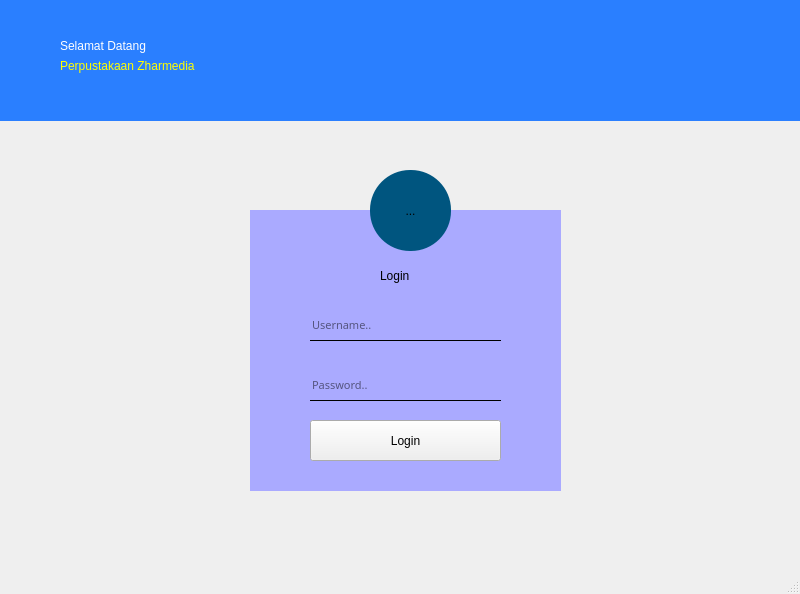
<?xml version="1.0" encoding="UTF-8"?>
<ui version="4.0">
 <class>MainWindow</class>
 <widget class="QMainWindow" name="MainWindow">
  <property name="geometry">
   <rect>
    <x>0</x>
    <y>0</y>
    <width>800</width>
    <height>594</height>
   </rect>
  </property>
  <property name="windowTitle">
   <string>MainWindow</string>
  </property>
  <widget class="QWidget" name="centralwidget">
   <widget class="QLabel" name="label">
    <property name="geometry">
     <rect>
      <x>0</x>
      <y>0</y>
      <width>801</width>
      <height>121</height>
     </rect>
    </property>
    <property name="autoFillBackground">
     <bool>false</bool>
    </property>
    <property name="styleSheet">
     <string notr="true">background-color : rgb(42, 127, 255)
</string>
    </property>
    <property name="text">
     <string/>
    </property>
   </widget>
   <widget class="QLabel" name="label_2">
    <property name="geometry">
     <rect>
      <x>60</x>
      <y>30</y>
      <width>171</width>
      <height>31</height>
     </rect>
    </property>
    <property name="styleSheet">
     <string notr="true">font: 12pt &quot;Poppins&quot;;
color : rgb(255, 255, 255);</string>
    </property>
    <property name="text">
     <string>Selamat Datang</string>
    </property>
   </widget>
   <widget class="QLabel" name="label_3">
    <property name="geometry">
     <rect>
      <x>60</x>
      <y>50</y>
      <width>311</width>
      <height>31</height>
     </rect>
    </property>
    <property name="styleSheet">
     <string notr="true">font:  15pt &quot;Poppins Black&quot;;
color :rgb(255, 255, 0)</string>
    </property>
    <property name="text">
     <string>Perpustakaan Zharmedia</string>
    </property>
   </widget>
   <widget class="QToolButton" name="toolButton_2">
    <property name="geometry">
     <rect>
      <x>370</x>
      <y>170</y>
      <width>81</width>
      <height>81</height>
     </rect>
    </property>
    <property name="styleSheet">
     <string notr="true">background-color: rgb(0, 85, 127);
border-radius:40px;</string>
    </property>
    <property name="text">
     <string>...</string>
    </property>
    <property name="icon">
     <iconset>
      <normaloff>../../../../../Foto/Pictures/Logo/Icon BW/Account.png</normaloff>../../../../../Foto/Pictures/Logo/Icon BW/Account.png</iconset>
    </property>
    <property name="iconSize">
     <size>
      <width>50</width>
      <height>50</height>
     </size>
    </property>
   </widget>
   <widget class="QLabel" name="label_4">
    <property name="geometry">
     <rect>
      <x>250</x>
      <y>210</y>
      <width>311</width>
      <height>281</height>
     </rect>
    </property>
    <property name="styleSheet">
     <string notr="true">background-color: rgb(170, 170, 255);</string>
    </property>
    <property name="text">
     <string/>
    </property>
   </widget>
   <widget class="QLineEdit" name="lineEdit">
    <property name="geometry">
     <rect>
      <x>310</x>
      <y>310</y>
      <width>191</width>
      <height>31</height>
     </rect>
    </property>
    <property name="font">
     <font>
      <family>Poppins</family>
      <pointsize>8</pointsize>
      <weight>50</weight>
      <italic>false</italic>
      <bold>false</bold>
     </font>
    </property>
    <property name="styleSheet">
     <string notr="true">background:transparent;
color:black;
border:none;
border-bottom:1px solid;
font: 8pt &quot;Poppins&quot;;</string>
    </property>
    <property name="text">
     <string/>
    </property>
    <property name="frame">
     <bool>false</bool>
    </property>
    <property name="placeholderText">
     <string>Username..</string>
    </property>
    <property name="cursorMoveStyle">
     <enum>Qt::LogicalMoveStyle</enum>
    </property>
    <property name="clearButtonEnabled">
     <bool>false</bool>
    </property>
   </widget>
   <widget class="QLineEdit" name="lineEdit_2">
    <property name="geometry">
     <rect>
      <x>310</x>
      <y>370</y>
      <width>191</width>
      <height>31</height>
     </rect>
    </property>
    <property name="font">
     <font>
      <family>Poppins</family>
      <pointsize>8</pointsize>
      <weight>50</weight>
      <italic>false</italic>
      <bold>false</bold>
     </font>
    </property>
    <property name="styleSheet">
     <string notr="true">background:transparent;
color:black;
border:none;
border-bottom:1px solid;
font: 8pt &quot;Poppins&quot;;</string>
    </property>
    <property name="text">
     <string/>
    </property>
    <property name="frame">
     <bool>false</bool>
    </property>
    <property name="echoMode">
     <enum>QLineEdit::Password</enum>
    </property>
    <property name="placeholderText">
     <string>Password..</string>
    </property>
    <property name="cursorMoveStyle">
     <enum>Qt::LogicalMoveStyle</enum>
    </property>
    <property name="clearButtonEnabled">
     <bool>false</bool>
    </property>
   </widget>
   <widget class="QLabel" name="label_5">
    <property name="geometry">
     <rect>
      <x>380</x>
      <y>260</y>
      <width>61</width>
      <height>31</height>
     </rect>
    </property>
    <property name="styleSheet">
     <string notr="true">font:  15pt &quot;Poppins&quot;;</string>
    </property>
    <property name="text">
     <string>Login</string>
    </property>
   </widget>
   <widget class="QPushButton" name="pushButton">
    <property name="geometry">
     <rect>
      <x>310</x>
      <y>420</y>
      <width>191</width>
      <height>41</height>
     </rect>
    </property>
    <property name="styleSheet">
     <string notr="true">font:  10pt &quot;Poppins&quot;;
</string>
    </property>
    <property name="text">
     <string>Login</string>
    </property>
   </widget>
   <zorder>label</zorder>
   <zorder>label_2</zorder>
   <zorder>label_3</zorder>
   <zorder>label_4</zorder>
   <zorder>toolButton_2</zorder>
   <zorder>lineEdit</zorder>
   <zorder>lineEdit_2</zorder>
   <zorder>label_5</zorder>
   <zorder>pushButton</zorder>
  </widget>
  <widget class="QStatusBar" name="statusbar"/>
 </widget>
 <resources/>
 <connections/>
</ui>
